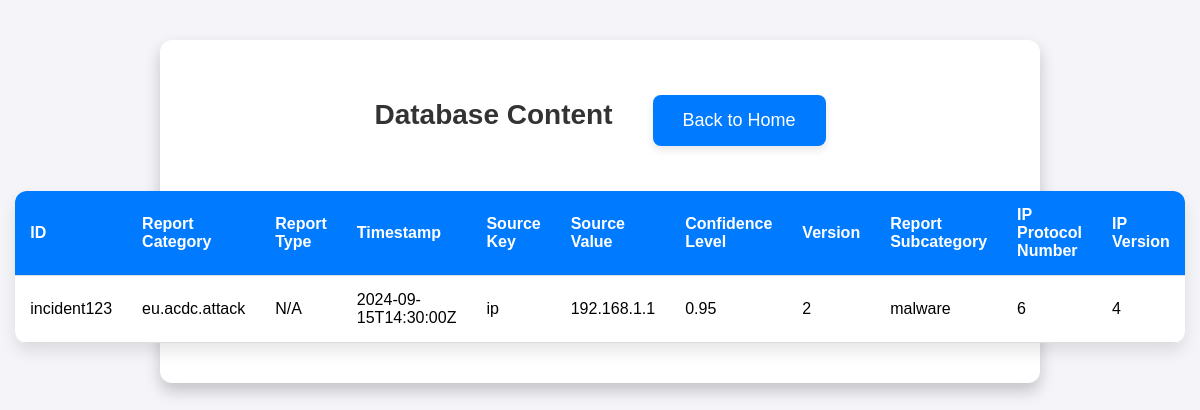
The app's page /view-database, older data.
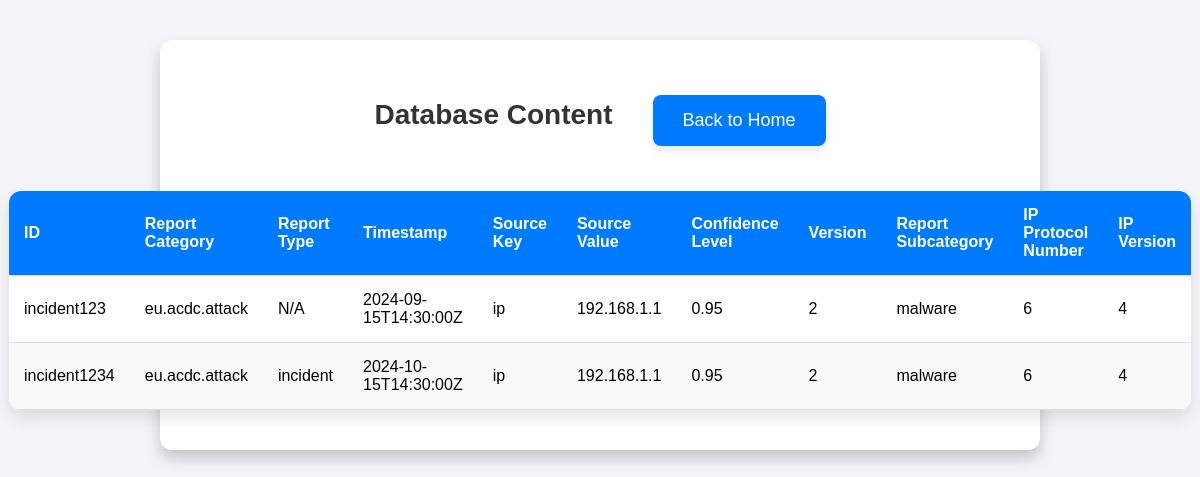
The same page, newer data.
### tables this page shows
CREATE TABLE incidents (id TEXT PRIMARY KEY, report_category TEXT, report_type TEXT, timestamp TEXT, source_key TEXT, source_value TEXT, confidence_level REAL, version INTEGER, report_subcategory TEXT, ip_protocol_number INTEGER, ip_version INTEGER);

### app.py (the view)
@app.route('/view-database')
def view_database():
    try:
        with get_db() as db:
            cursor = db.cursor()
            cursor.execute('SELECT id, report_category, report_type, timestamp, source_key, source_value, confidence_level, version, report_subcategory, ip_protocol_number, ip_version FROM incidents')
            rows = cursor.fetchall()
            data = [
                {
                    "id": row[0],
                    "report_category": row[1],
                    "report_type": row[2],
                    "timestamp": row[3],
                    "source_key": row[4],
                    "source_value": row[5],
                    "confidence_level": row[6],
                    "version": row[7],
                    "report_subcategory": row[8],
                    "ip_protocol_number": row[9],
                    "ip_version": row[10]
                } for row in rows
            ]
        return render_template('database_view.html', data=data)
    except sqlite3.Error as e:
        logging.error(f"Database query failed: {e}")
        return jsonify({"message": f"An error occurred while fetching the database contents: {e}"}), 500

### app.py (called while the page is built)
def get_db():
    conn = sqlite3.connect(app.config['DATABASE'])
    return conn

### templates/database_view.html (shortened to what this page needs)
<!DOCTYPE html>
<html lang="en">
<head>
    <link rel="stylesheet" href="{{ url_for('static', filename='styles.css') }}">
</head>
<body>
    <div class="container">
        <div class="header-container">
            <h1>Database Content</h1>
            <a href="/" class="button">Back to Home</a>
        </div>
        <table>
            <thead>
                <tr>
                    <th>ID</th>
                    <th>Report Category</th>
                    <th>Report Type</th>
                    <th>Timestamp</th>
                    <th>Source Key</th>
                    <th>Source Value</th>
                    <th>Confidence Level</th>
                    <th>Version</th>
                    <th>Report Subcategory</th>
                    <th>IP Protocol Number</th>
                    <th>IP Version</th>
                </tr>
            </thead>
            <tbody>
                {% for row in data %}
                <tr>
                    <td>{{ row['id'] }}</td>
                    <td>{{ row['report_category'] }}</td>
                    <td>{{ row['report_type'] or 'N/A' }}</td>
                    <td>{{ row['timestamp'] }}</td>
                    <td>{{ row['source_key'] }}</td>
                    <td>{{ row['source_value'] }}</td>
                    <td>{{ row['confidence_level'] }}</td>
                    <td>{{ row['version'] }}</td>
                    <td>{{ row['report_subcategory'] or 'N/A' }}</td>
                    <td>{{ row['ip_protocol_number'] }}</td>
                    <td>{{ row['ip_version'] }}</td>
                </tr>
                {% endfor %}
            </tbody>
        </table>
    </div>
</body>
</html>

Row changes from the older to the newer data that the page shows:
added incidents: id "incident1234", report_category "eu.acdc.attack", report_type "incident", timestamp "2024-10-15T14:30:00Z", source_key "ip", source_value "192.168.1.1", confidence_level "0.95", version "2", report_subcategory "malware", ip_protocol_number "6", ip_version "4"
